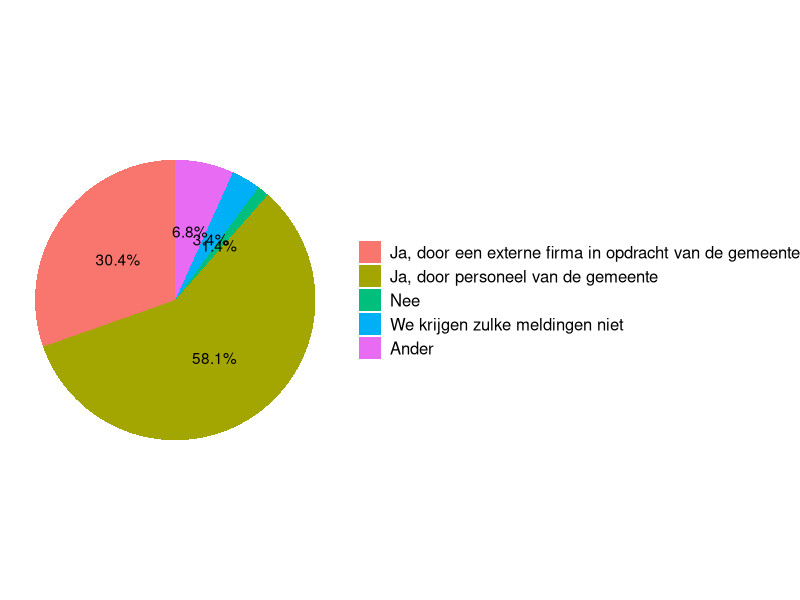
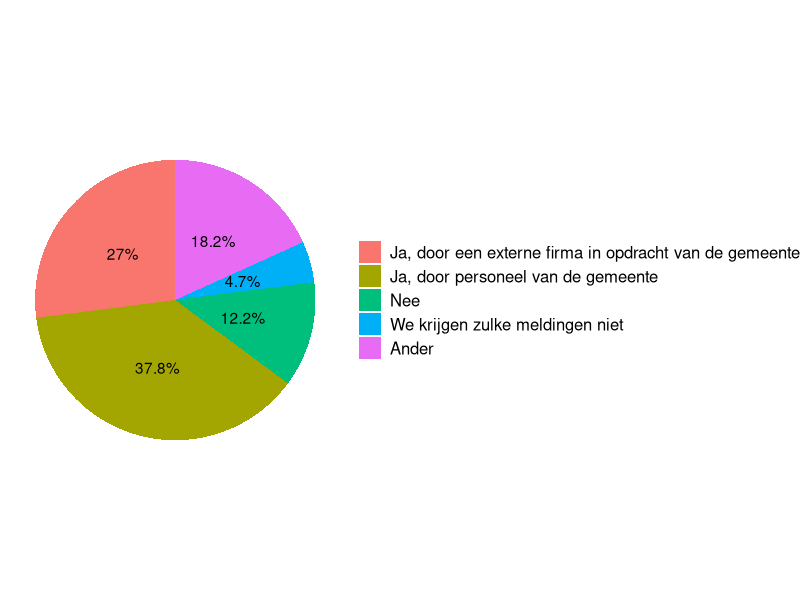
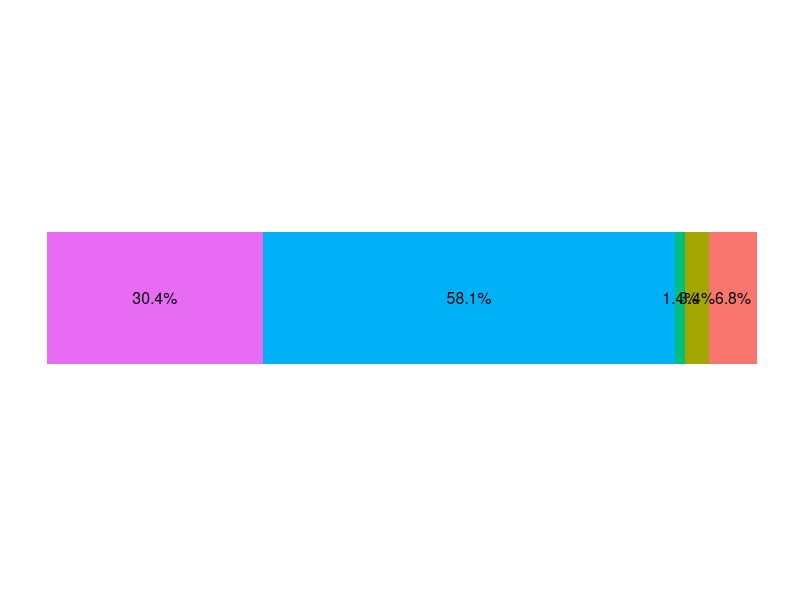
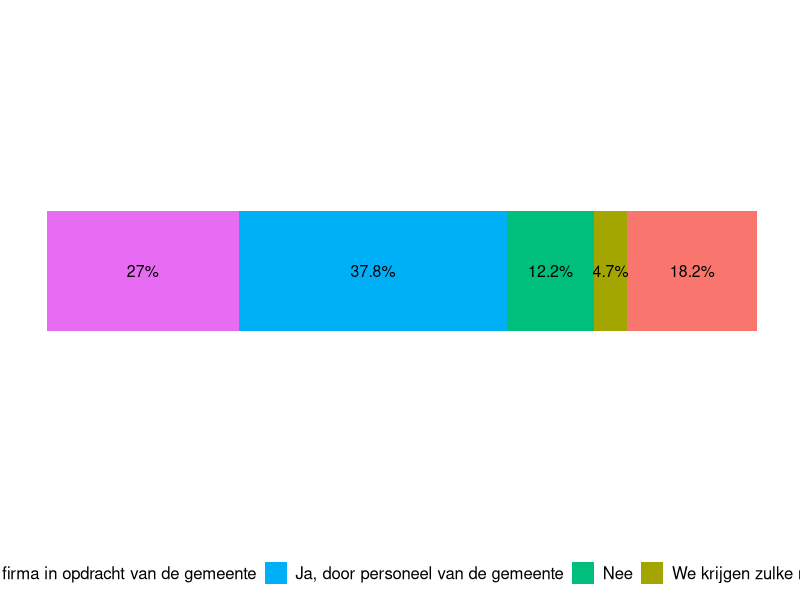
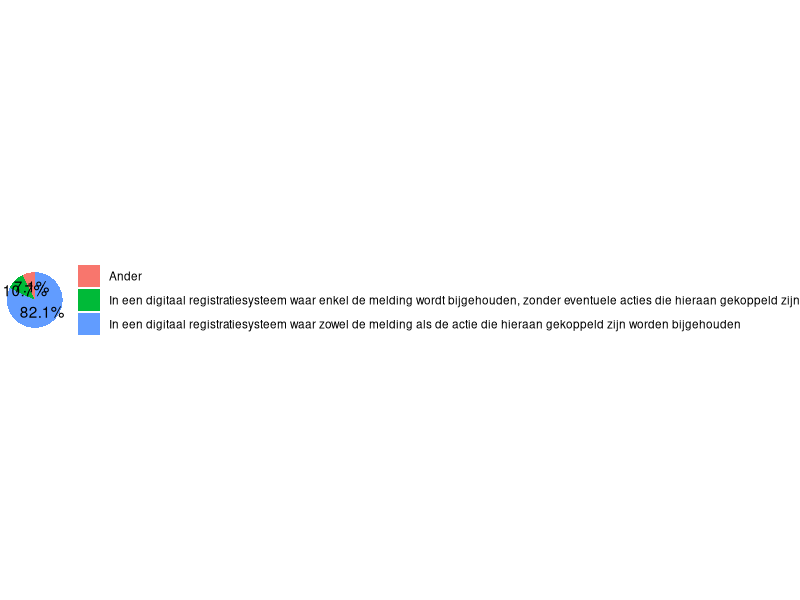
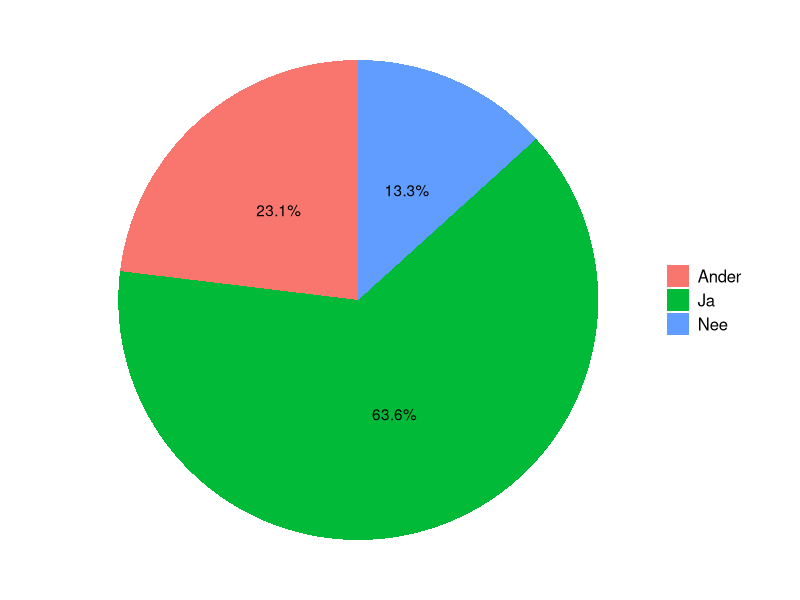
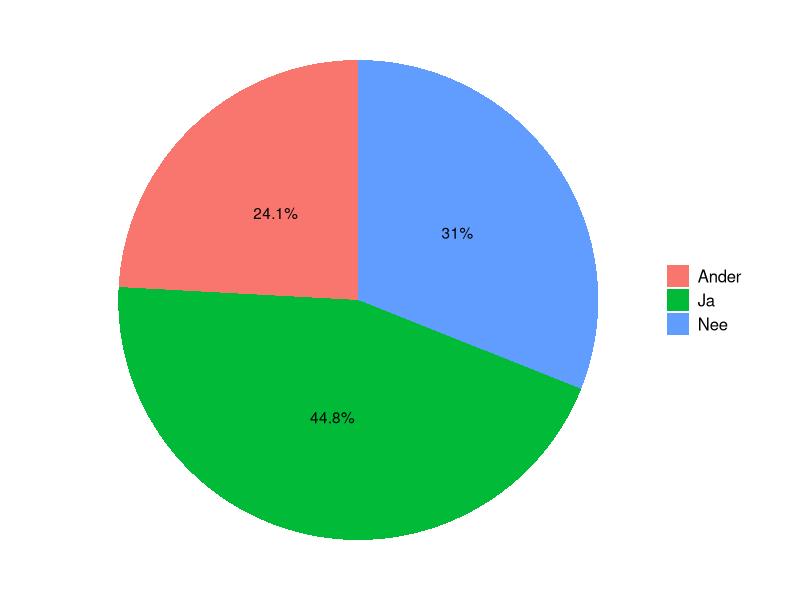
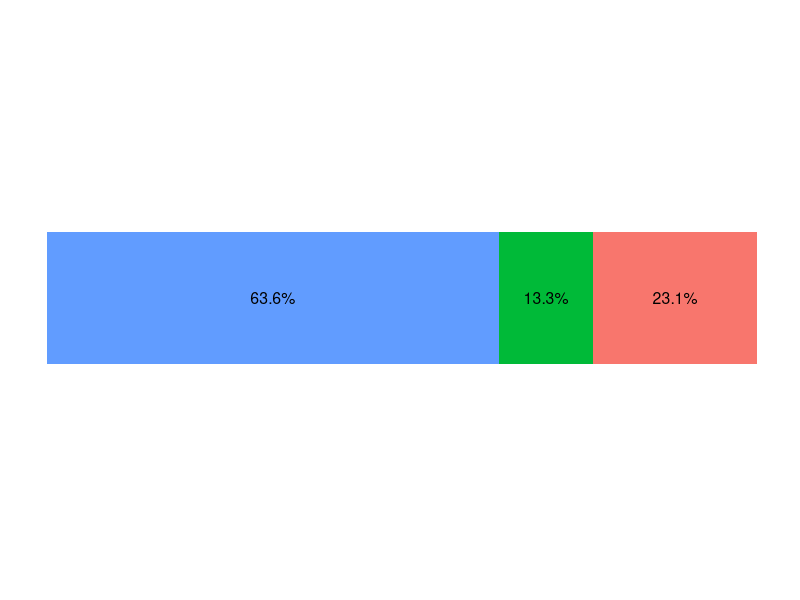

Reproduce these figures in R, in order.
#####################################################
############  Vragenlijst ###########################
#####################################################

library(readxl)
library(ggplot2)
library(tidyverse)
library(forcats)


# Read data

data <- read_excel("data/Vragenlijst Rattenmonitor INBO_Complete.xlsx", sheet = 1) 
#View(data)

##Plots

colnames(data)

# which municipalities

data$Gemeente

#1 melding openbaar domein  --> actie ja/nee

# Summarize data: count occurrences of each value in the column
data_summary <- data %>%
  group_by(`Wanneer een inwoner melding maakt van ratten op openbaar domein, wordt er dan een actie ondernomen (bestrijding, uitdelen van rodenticiden, preventieve maatregelen, informatie verstrekken)?`) %>%
  summarize(count = n()) %>%
  mutate(percentage = count / sum(count) * 100)

# Clean up the data
colnames(data_summary)[1] <- "answer"
data_summary <- data_summary %>%
  mutate(answer = ifelse(answer %in% c("Nee", 
                                       "Ja, door personeel van de gemeente",
                                       "Ja, door een externe firma in opdracht van de gemeente",
                                       "We krijgen zulke meldingen niet"), answer, "Ander"))
data_summary$percentage[which(data_summary$answer=="Ander")]<-sum(data_summary$percentage[which(data_summary$answer=="Ander")])

data_summary <- data_summary %>%
  group_by(answer) %>%
  filter(answer != "Ander" | row_number() == 1) %>%
  ungroup()

data_summary$answer <- factor(data_summary$answer, 
                              levels = c("Ja, door een externe firma in opdracht van de gemeente", 
                                         "Ja, door personeel van de gemeente", 
                                         "Nee",
                                         "We krijgen zulke meldingen niet", 
                                         "Ander"))


# Reorder levels
data_summary$answer <- fct_relevel(data_summary$answer,"Ja, door een externe firma in opdracht van de gemeente", 
                                   "Ja, door personeel van de gemeente", 
                                   "Nee",
                                   "We krijgen zulke meldingen niet", 
                                   "Ander")


# Create the pie chart
ggplot(data_summary, aes(x = "", y = percentage, fill = answer)) +
  geom_bar(stat = "identity", width = 1) +
  coord_polar("y", start = 0) +
  theme_void() +  # Remove background, axes, and grid
  guides(fill = guide_legend(title = NULL))+
  geom_text(aes(label = paste0(round(percentage, 1), "%")),
            position = position_stack(vjust = 0.5)) +
  theme(legend.text = element_text(size = 12))

# Reverse the factor levels for fill (colors) without altering the actual data order
data_summary$answer_fill <- fct_rev(data_summary$answer)

# Create the stacked horizontal bar chart with consistent stacking and reversed colors
plot_melding_openbaar<-ggplot(data_summary, aes(x = 1, y = percentage, fill = answer_fill)) +
  geom_bar(stat = "identity", width = 0.5) +  # Adjust bar width
  coord_flip() +  # Flip the coordinates for a horizontal bar chart
  scale_x_continuous(limits = c(0, 2)) +  # Set Y-axis range (now X-axis due to flip)
  theme_minimal() +  # Use a clean minimal theme
  labs(x = NULL, y = NULL, fill = NULL) +  # Remove axis labels and legend title
  geom_text(aes(label = paste0(round(percentage, 1), "%")),
            position = position_stack(vjust = 0.5), size = 4) +  # Ensure labels are positioned correctly
  guides(fill = guide_legend(reverse = TRUE)) +  # Reverse the legend order
  theme(legend.position = "none",  # Move legend to the bottom
        axis.text = element_blank(),  # Remove axis text
        axis.ticks = element_blank(),
        panel.grid = element_blank(),  # Remove all gridlines
        panel.grid.major = element_blank(),  # Remove major gridlines (optional)
        panel.grid.minor = element_blank()   # Remove minor gridlines (optional)
  )  # Remove axis ticks


#1 melding privaat terrein --> actie ja/nee

# Summarize data: count occurrences of each value in the column
data_summary <- data %>%
  group_by(`Wanneer een inwoner melding maakt van ratten op privaat terrein, wordt er dan een actie ondernomen (bestrijding, uitdelen van rodenticiden, preventieve maatregelen, informatie verstrekken)?`) %>%
  summarize(count = n()) %>%
  mutate(percentage = count / sum(count) * 100)

# Clean up the data
colnames(data_summary)[1] <- "answer"
data_summary <- data_summary %>%
  mutate(answer = ifelse(answer %in% c("Nee", 
                                       "Ja, door personeel van de gemeente",
                                       "Ja, door een externe firma in opdracht van de gemeente",
                                       "We krijgen zulke meldingen niet"), answer, "Ander"))
data_summary$percentage[which(data_summary$answer=="Ander")]<-sum(data_summary$percentage[which(data_summary$answer=="Ander")])

data_summary <- data_summary %>%
  group_by(answer) %>%
  filter(answer != "Ander" | row_number() == 1) %>%
  ungroup()

data_summary$answer <- factor(data_summary$answer, 
                              levels = c("Ja, door een externe firma in opdracht van de gemeente", 
                                         "Ja, door personeel van de gemeente", 
                                         "Nee",
                                         "We krijgen zulke meldingen niet", 
                                         "Ander"))


# Reorder levels
data_summary$answer <- fct_relevel(data_summary$answer,"Ja, door een externe firma in opdracht van de gemeente", 
                                   "Ja, door personeel van de gemeente", 
                                   "Nee",
                                   "We krijgen zulke meldingen niet", 
                                   "Ander")


# Create the pie chart
ggplot(data_summary, aes(x = "", y = percentage, fill = answer)) +
  geom_bar(stat = "identity", width = 1) +
  coord_polar("y", start = 0) +
  theme_void() +  # Remove background, axes, and grid
  guides(fill = guide_legend(title = NULL))+
  geom_text(aes(label = paste0(round(percentage, 1), "%")),
            position = position_stack(vjust = 0.5)) +
  theme(legend.text = element_text(size = 12))

# Reverse the factor levels for fill (colors) without altering the actual data order
data_summary$answer_fill <- fct_rev(data_summary$answer)

# Create the stacked horizontal bar chart with consistent stacking and reversed colors

plot_melding_privaat<-ggplot(data_summary, aes(x = 1, y = percentage, fill = answer_fill)) +
  geom_bar(stat = "identity", width = 0.5) +  # Adjust bar width
  coord_flip() +  # Flip the coordinates for a horizontal bar chart
  scale_x_continuous(limits = c(0, 2)) +  # Set Y-axis range (now X-axis due to flip)
  theme_minimal() +  # Use a clean minimal theme
  labs(x = NULL, y = NULL, fill = NULL) +  # Remove axis labels and legend title
  geom_text(aes(label = paste0(round(percentage, 1), "%")),
            position = position_stack(vjust = 0.5), size = 4) +  # Ensure labels are positioned correctly
  guides(fill = guide_legend(reverse = TRUE)) +  # Reverse the legend order
  theme(legend.position = "bottom",# Move legend to the bottom
        legend.text = element_text(size = 12),
        axis.text = element_blank(),  # Remove axis text
        axis.ticks = element_blank(),
        panel.grid = element_blank(),  # Remove all gridlines
        panel.grid.major = element_blank(),  # Remove major gridlines (optional)
        panel.grid.minor = element_blank()   # Remove minor gridlines (optional)
  )  # Remove axis ticks



# Combine both plots
plot_melding_openbaar
plot_melding_privaat

library(patchwork)

combined<-plot_melding_openbaar/plot_melding_privaat

#2

# Summarize data: count occurrences of each value in the column
data_summary <- data %>%
  filter(`Hoe worden deze gegevens bijgehouden binnen de gemeente?...19` != "NA") %>%  # Drop rows where the answer is "NA"
  group_by(`Hoe worden deze gegevens bijgehouden binnen de gemeente?...19`) %>%
  summarize(count = n()) %>%
  mutate(percentage = count / sum(count) * 100)

# Clean up the data
colnames(data_summary)[1] <- "answer"

data_summary <- data_summary %>%
  mutate(answer = ifelse(answer %in% c("In een digitaal registratiesysteem waar enkel de melding wordt bijgehouden, zonder eventuele acties die hieraan gekoppeld zijn", 
                                       "In een digitaal registratiesysteem waar zowel de melding als de actie die hieraan gekoppeld zijn worden bijgehouden", "Op papier, waar enkel de melding wordt bijgehouden, zonder eventuele acties die hieraan gekoppeld zijn", "Op papier, waar zowel de melding als de hieraan gekoppelde acties worden bijgehouden",
                                       "Deze worden niet geregistreerd"), answer, "Ander"))

data_summary$percentage[which(data_summary$answer=="Ander")]<-sum(data_summary$percentage[which(data_summary$answer=="Ander")])

data_summary <- data_summary %>%
  group_by(answer) %>%
  filter(answer != "Ander" | row_number() == 1) %>%
  ungroup()

# Create the pie chart
ggplot(data_summary, aes(x = "", y = percentage, fill = answer)) +
  geom_bar(stat = "identity", width = 1) +
  coord_polar("y", start = 0) +
  theme_void() +  # Remove background, axes, and grid
  guides(fill = guide_legend(title = NULL))+
  geom_text(aes(label = paste0(round(percentage, 1), "%")),
            position = position_stack(vjust = 0.5)) +
  theme(legend.text = element_text(size = 8.5))

#3

# Summarize data: count occurrences of each value in the column
data_summary <- data %>%
  filter(`Zou u bereid zijn om deze gegevens door te geven aan INBO voor de rattenmonitortool?` != "NA") %>%  # Drop rows where the answer is "NA"
  group_by(`Zou u bereid zijn om deze gegevens door te geven aan INBO voor de rattenmonitortool?`) %>%
  summarize(count = n()) %>%
  mutate(percentage = count / sum(count) * 100)

# Clean up the data
colnames(data_summary)[1] <- "answer"
#View(data_summary)
data_summary <- data_summary %>%
  mutate(answer = ifelse(answer %in% c("Ja","Nee"), answer, "Ander"))

data_summary$percentage[which(data_summary$answer=="Ander")]<-sum(data_summary$percentage[which(data_summary$answer=="Ander")])

data_summary <- data_summary %>%
  group_by(answer) %>%
  filter(answer != "Ander" | row_number() == 1) %>%
  ungroup()

# Create the pie chart
ggplot(data_summary, aes(x = "", y = percentage, fill = answer)) +
  geom_bar(stat = "identity", width = 1) +
  coord_polar("y", start = 0) +
  theme_void() +  # Remove background, axes, and grid
  guides(fill = guide_legend(title = NULL))+
  geom_text(aes(label = paste0(round(percentage, 1), "%")),
            position = position_stack(vjust = 0.5)) +
  theme(legend.text = element_text(size = 12))

data_summary$answer <- factor(data_summary$answer, 
                              levels = c("Ja",  
                                         "Nee",
                                         "Ander"))


# Reorder levels
data_summary$answer <- fct_relevel(data_summary$answer,"Ja",  
                                              "Nee",
                                              "Ander")
# Reverse the factor levels for fill (colors) without altering the actual data order
data_summary$answer_fill <- fct_rev(data_summary$answer)


# Create the stacked horizontal bar chart with consistent stacking and reversed colors
plot_datadelen<-ggplot(data_summary, aes(x = 1, y = percentage, fill = answer_fill)) +
  geom_bar(stat = "identity", width = 0.5) +  # Adjust bar width
  coord_flip() +  # Flip the coordinates for a horizontal bar chart
  scale_x_continuous(limits = c(0, 2)) +  # Set Y-axis range (now X-axis due to flip)
  theme_minimal() +  # Use a clean minimal theme
  labs(x = NULL, y = NULL, fill = NULL) +  # Remove axis labels and legend title
  geom_text(aes(label = paste0(round(percentage, 1), "%")),
            position = position_stack(vjust = 0.5), size = 4) +  # Ensure labels are positioned correctly
  guides(fill = guide_legend(reverse = TRUE)) +  # Reverse the legend order
  theme(legend.position = "none",  # Move legend to the bottom
        axis.text = element_blank(),  # Remove axis text
        axis.ticks = element_blank(),
        panel.grid = element_blank(),  # Remove all gridlines
        panel.grid.major = element_blank(),  # Remove major gridlines (optional)
        panel.grid.minor = element_blank()   # Remove minor gridlines (optional)
  )  # Remove axis ticks

# Summarize data: count occurrences of each value in the column
data_summary <- data %>%
  filter(`Zou u bereid zijn om deze gegevens openbaar te delen via internationale platformen zoals GBIF?` != "NA") %>%  # Drop rows where the answer is "NA"
  group_by(`Zou u bereid zijn om deze gegevens openbaar te delen via internationale platformen zoals GBIF?`) %>%
  summarize(count = n()) %>%
  mutate(percentage = count / sum(count) * 100)

# Clean up the data
colnames(data_summary)[1] <- "answer"
#View(data_summary)
data_summary <- data_summary %>%
  mutate(answer = ifelse(answer %in% c("Ja","Nee"), answer, "Ander"))

data_summary$percentage[which(data_summary$answer=="Ander")]<-sum(data_summary$percentage[which(data_summary$answer=="Ander")])

data_summary <- data_summary %>%
  group_by(answer) %>%
  filter(answer != "Ander" | row_number() == 1) %>%
  ungroup()

# Create the pie chart
ggplot(data_summary, aes(x = "", y = percentage, fill = answer)) +
  geom_bar(stat = "identity", width = 1) +
  coord_polar("y", start = 0) +
  theme_void() +  # Remove background, axes, and grid
  guides(fill = guide_legend(title = NULL))+
  geom_text(aes(label = paste0(round(percentage, 1), "%")),
            position = position_stack(vjust = 0.5)) +
  theme(legend.text = element_text(size = 12))

data_summary$answer <- factor(data_summary$answer, 
                              levels = c("Ja",  
                                         "Nee",
                                         "Ander"))


# Reorder levels
data_summary$answer <- fct_relevel(data_summary$answer,"Ja",  
                                   "Nee",
                                   "Ander")
# Reverse the factor levels for fill (colors) without altering the actual data order
data_summary$answer_fill <- fct_rev(data_summary$answer)


# Create the stacked horizontal bar chart with consistent stacking and reversed colors
plot_GBIF<-ggplot(data_summary, aes(x = 1, y = percentage, fill = answer_fill)) +
  geom_bar(stat = "identity", width = 0.5) +  # Adjust bar width
  coord_flip() +  # Flip the coordinates for a horizontal bar chart
  scale_x_continuous(limits = c(0, 2)) +  # Set Y-axis range (now X-axis due to flip)
  theme_minimal() +  # Use a clean minimal theme
  labs(x = NULL, y = NULL, fill = NULL) +  # Remove axis labels and legend title
  geom_text(aes(label = paste0(round(percentage, 1), "%")),
            position = position_stack(vjust = 0.5), size = 4) +  # Ensure labels are positioned correctly
  guides(fill = guide_legend(reverse = TRUE)) +  # Reverse the legend order
  theme(legend.position = "bottom",  # Move legend to the bottom
        legend.text = element_text(size=12),
        axis.text = element_blank(),  # Remove axis text
        axis.ticks = element_blank(),
        panel.grid = element_blank(),  # Remove all gridlines
        panel.grid.major = element_blank(),  # Remove major gridlines (optional)
        panel.grid.minor = element_blank()   # Remove minor gridlines (optional)
  )  # Remove axis ticks

# Combine both plots
plot_datadelen
plot_GBIF


combined<-plot_datadelen/plot_GBIF
combined
